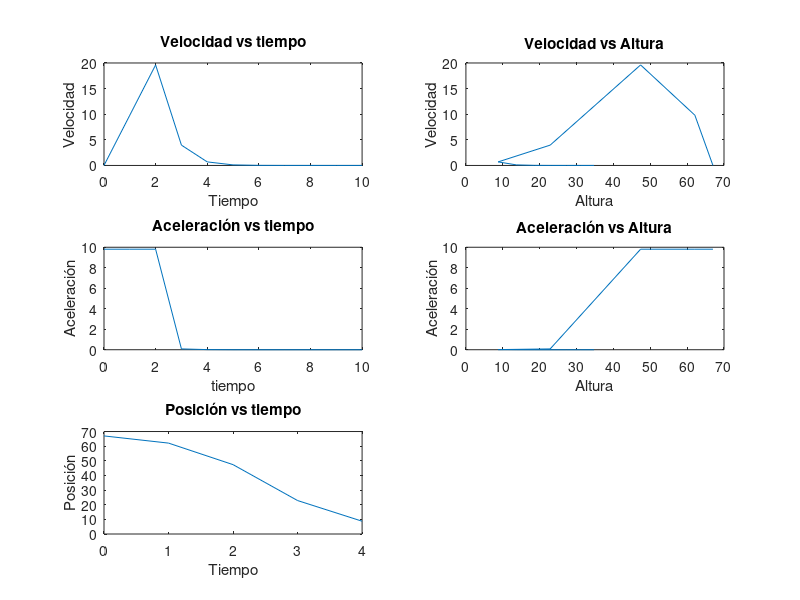

The MATLAB script that drew this image:
%REALIZADO POR>
%Alberto Navarrete A01442954
%Jemuel Flores A01367182
%Grecia Pacheco A01366730
%Oscar Reyes A01369421
%MAIN

t=[0:1:10];
m=800;
g=9.81;
e=2.718;
Fg=m*g;
k=[1100];
v=[];
v1=[];
alti=67;
for i=2:length(t)
    k(i)=k(i-1)+60;
end

%Velocidad
va=0;
i=1;
while va<19
    v1(i)=9.81*t(i);
    va=v1(i);
    i=i+1;
end
r=i-1;   
t0=t(i-1);
v0=va;
for i=r:length(t)
     if va>=0
         x=-k(i)*t(i)/m;
         v1(i)=((-e^((-k(i)/m)*(t(i)-t0)))*(g-k(i)*v0)+g)/k(i);
         va=v1(i);
     end
    if va<0
        v1(i)=0;
    end

end
%Altura Caida Libre

for i=1:(r+1)
    h2(i)=alti-(0.5)*(g)*(t(i).^2);
    
end
disp(h2(i))
%Altura Frenado Magnético
for i=(r+2):length(t)
    x=((-k(i)*t(i))+t0*k(i))/m;
    term1= ((e.^x)-1);
    term2=m*(Fg-v1(i)*k(i));
    term3=(term1*term2)/(k(i).^2);
    term4=((Fg*t(i))/k(i));
    term5=(-Fg*t0)/(k(i));
    h2(i)=term3+term4+term5;
    
end

%Aceleración Caida Libre

for i=1:(r+1)
    v3(i)=9.81;
    
    
end
%Aceleración
for i=(r+1):length(t)
    x=-(k(i)*t(i))/m;
    v3(i)=(((e^x).*Fg)/m);
    
    
end



subplot(3,2,1),plot(t,v1);
title('Velocidad vs tiempo');
xlabel('Tiempo');
ylabel('Velocidad');

subplot(3,2,2),plot(h2,v1);
title('Velocidad vs Altura');
xlabel('Altura');
ylabel('Velocidad');

subplot(3,2,3),plot(t,v3);
title('Aceleración vs tiempo');
xlabel('tiempo');
ylabel('Aceleración');

subplot(3,2,4),plot(h2,v3);
title('Aceleración vs Altura');
xlabel('Altura');
ylabel('Aceleración');

h3=h2(1:5);
t3=t(1:5);
subplot(3,2,5),plot(t3,h3);
title('Posición vs tiempo');
xlabel('Tiempo');
ylabel('Posición');